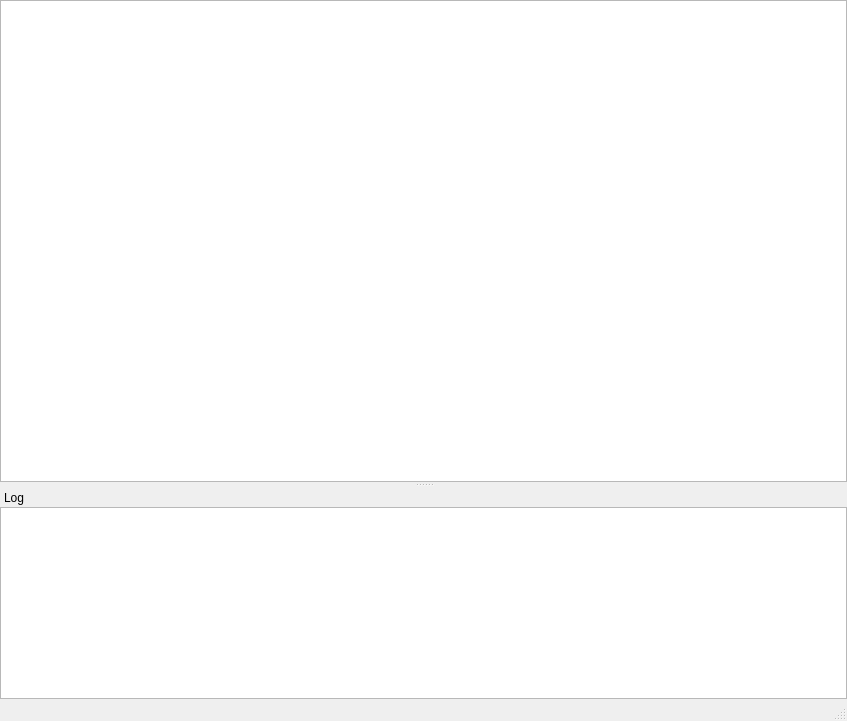
<?xml version="1.0" encoding="UTF-8"?>
<ui version="4.0">
 <class>MainWindow</class>
 <widget class="QMainWindow" name="MainWindow">
  <property name="geometry">
   <rect>
    <x>0</x>
    <y>0</y>
    <width>847</width>
    <height>721</height>
   </rect>
  </property>
  <property name="windowTitle">
   <string>VapourSynth Editor</string>
  </property>
  <widget class="QWidget" name="centralWidget">
   <layout class="QVBoxLayout" name="verticalLayout">
    <property name="spacing">
     <number>0</number>
    </property>
    <property name="leftMargin">
     <number>0</number>
    </property>
    <property name="topMargin">
     <number>0</number>
    </property>
    <property name="rightMargin">
     <number>0</number>
    </property>
    <property name="bottomMargin">
     <number>0</number>
    </property>
    <item>
     <widget class="ScriptEditor" name="scriptEdit"/>
    </item>
   </layout>
  </widget>
  <widget class="QMenuBar" name="menuBar">
   <property name="geometry">
    <rect>
     <x>0</x>
     <y>0</y>
     <width>847</width>
     <height>21</height>
    </rect>
   </property>
  </widget>
  <widget class="QStatusBar" name="statusBar"/>
  <widget class="QDockWidget" name="dockWidget">
   <property name="features">
    <set>QDockWidget::NoDockWidgetFeatures</set>
   </property>
   <property name="allowedAreas">
    <set>Qt::BottomDockWidgetArea</set>
   </property>
   <property name="windowTitle">
    <string>Log</string>
   </property>
   <attribute name="dockWidgetArea">
    <number>8</number>
   </attribute>
   <widget class="QWidget" name="dockWidgetContents">
    <layout class="QGridLayout" name="gridLayout">
     <property name="leftMargin">
      <number>0</number>
     </property>
     <property name="topMargin">
      <number>0</number>
     </property>
     <property name="rightMargin">
      <number>0</number>
     </property>
     <property name="bottomMargin">
      <number>0</number>
     </property>
     <property name="spacing">
      <number>0</number>
     </property>
     <item row="0" column="0">
      <widget class="VSEditorLog" name="logView">
       <property name="textInteractionFlags">
        <set>Qt::LinksAccessibleByKeyboard|Qt::LinksAccessibleByMouse|Qt::TextBrowserInteraction|Qt::TextSelectableByKeyboard|Qt::TextSelectableByMouse</set>
       </property>
      </widget>
     </item>
    </layout>
   </widget>
  </widget>
 </widget>
 <customwidgets>
  <customwidget>
   <class>ScriptEditor</class>
   <extends>QPlainTextEdit</extends>
   <header>src/script_editor/script_editor.h</header>
  </customwidget>
  <customwidget>
   <class>VSEditorLog</class>
   <extends>QTextEdit</extends>
   <header>common-src/log/vs_editor_log.h</header>
  </customwidget>
 </customwidgets>
 <resources/>
 <connections/>
</ui>
